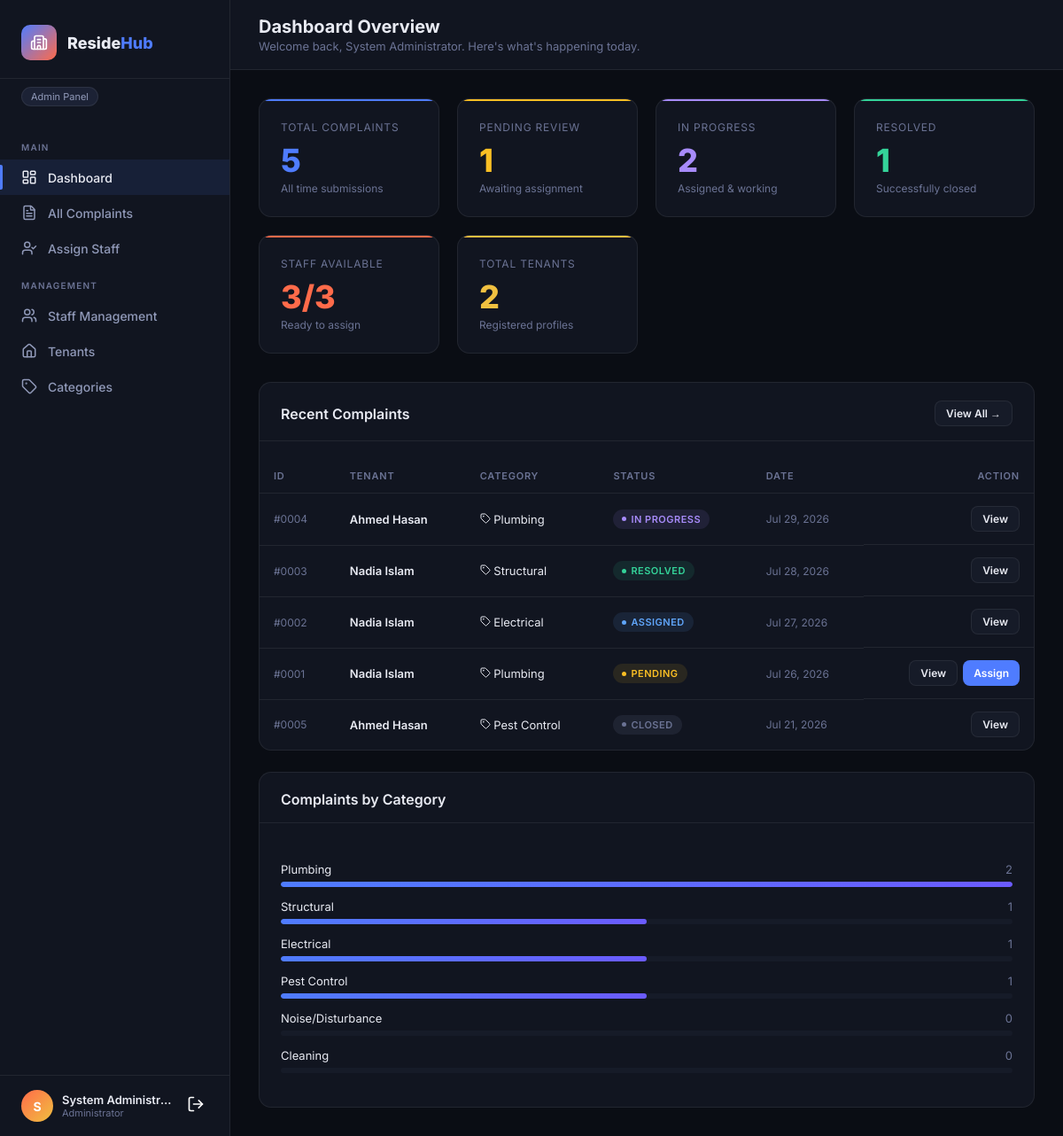
Page /admin/dashboard.php (signed in) on the committed database.
### tables this page shows
CREATE TABLE complaints (
    complaint_id INT AUTO_INCREMENT PRIMARY KEY,
    resident_id INT NOT NULL,
    category_name VARCHAR(100) DEFAULT NULL,
    complaint_title VARCHAR(200) NOT NULL,
    complaint_description TEXT NOT NULL,
    complaint_status ENUM('pending','assigned','in_progress','resolved','closed') DEFAULT 'pending',
    assigned_staff_id INT DEFAULT NULL,
    assigned_by INT DEFAULT NULL,
    assigned_at TIMESTAMP NULL DEFAULT NULL,
    progress_note TEXT,
    updated_by INT DEFAULT NULL,
    updated_at TIMESTAMP DEFAULT CURRENT_TIMESTAMP ON UPDATE CURRENT_TIMESTAMP,
    submitted_at TIMESTAMP DEFAULT CURRENT_TIMESTAMP,
    FOREIGN KEY (resident_id) REFERENCES resident_profiles(resident_id) ON DELETE CASCADE,
    FOREIGN KEY (assigned_staff_id) REFERENCES service_staff_profiles(staff_id) ON DELETE SET NULL,
    FOREIGN KEY (assigned_by) REFERENCES users(user_id) ON DELETE SET NULL,
    FOREIGN KEY (updated_by) REFERENCES users(user_id) ON DELETE SET NULL
);

CREATE TABLE users (
    user_id INT AUTO_INCREMENT PRIMARY KEY,
    full_name VARCHAR(100) NOT NULL,
    email VARCHAR(100) NOT NULL UNIQUE,
    password VARCHAR(255) NOT NULL,
    phone VARCHAR(20),
    role ENUM('admin','staff','resident') NOT NULL DEFAULT 'resident',
    created_at TIMESTAMP DEFAULT CURRENT_TIMESTAMP
);

### includes/config.php (called while the page is built, shortened)
<?php
function currentUser(): ?array
{
    return [
        'id' => $_SESSION['user_id'],
        'user_id' => $_SESSION['user_id'],
        'full_name' => $_SESSION['full_name'] ?? '',
        'name' => $_SESSION['full_name'] ?? '',
        'email' => $_SESSION['email'] ?? '',
        'role' => $_SESSION['role'] ?? '',
        'profile_id' => $_SESSION['profile_id'] ?? null,
    ];
}

### admin/dashboard.php (the view, shortened to what this page needs)
<?php
require_once '../includes/config.php';
$user = currentUser();
$db = getDB();
$totalComplaints = $db->query("SELECT COUNT(*) FROM complaints")->fetchColumn();
$pending         = $db->query("SELECT COUNT(*) FROM complaints WHERE complaint_status='pending'")->fetchColumn();
$inProgress      = $db->query("SELECT COUNT(*) FROM complaints WHERE complaint_status IN ('assigned','in_progress')")->fetchColumn();
$resolved        = $db->query("SELECT COUNT(*) FROM complaints WHERE complaint_status='resolved'")->fetchColumn();
$totalStaff      = $db->query("SELECT COUNT(*) FROM service_staff_profiles")->fetchColumn();
$availableStaff  = $db->query("SELECT COUNT(*) FROM service_staff_profiles WHERE available_status='available'")->fetchColumn();
$totalTenants  = $db->query("SELECT COUNT(*) FROM resident_profiles")->fetchColumn();
$recentComplaints = $db->query("
  SELECT c.*, u.full_name AS resident_name,
         rp.apartment_number
  FROM complaints c
  JOIN resident_profiles rp ON c.resident_id = rp.resident_id
  JOIN users u ON rp.user_id = u.user_id
  ORDER BY c.submitted_at DESC LIMIT 8
")->fetchAll();
$catStats = $db->query("
  SELECT cc.category_name, COUNT(c.complaint_id) as cnt
  FROM complaint_categories cc
  LEFT JOIN complaints c ON cc.category_name = c.category_name
  GROUP BY cc.category_name
  ORDER BY cnt DESC LIMIT 6
")->fetchAll();
?>
<!DOCTYPE html>
<html lang="en">
<head>
<link rel="stylesheet" href="../assets/css/dashboard.css?v=<?= time() ?>">
</head>
<body>
<aside class="sidebar">
  <div class="sidebar-brand">
    <div class="sidebar-icon">
      <i data-lucide="building-2" width="20" height="20" style="color:#fff;"></i>
    </div>
    <div class="sidebar-name">Reside<span>Hub</span></div>
  </div>
  <div style="padding:0 24px 12px;margin-top:8px;">
    <span class="tag">Admin Panel</span>
  </div>
  <nav class="sidebar-nav">
    <div class="nav-section">Main</div>
    <a class="nav-item active" href="dashboard.php"><i data-lucide="layout-dashboard" width="18" height="18"></i> Dashboard</a>
    <a class="nav-item" href="complaints.php"><i data-lucide="file-text" width="18" height="18"></i> All Complaints</a>
    <a class="nav-item" href="assign.php"><i data-lucide="user-check" width="18" height="18"></i> Assign Staff</a>
    <div class="nav-section">Management</div>
    <a class="nav-item" href="staff.php"><i data-lucide="users" width="18" height="18"></i> Staff Management</a>
    <a class="nav-item" href="tenants.php"><i data-lucide="home" width="18" height="18"></i> Tenants</a>
    <a class="nav-item" href="categories.php"><i data-lucide="tag" width="18" height="18"></i> Categories</a>
  </nav>
  <div class="sidebar-footer">
    <div class="user-card">
      <div class="user-avatar"><?= strtoupper(substr($user['full_name'],0,1)) ?></div>
      <div class="user-info">
        <div class="user-name"><?= htmlspecialchars($user['full_name']) ?></div>
        <div class="user-email">Administrator</div>
      </div>
      <button class="logout-btn" onclick="logout()" title="Log out"><i data-lucide="log-out" width="20" height="20"></i></button>
    </div>
  </div>
</aside>
<div class="main-content">
  <div class="topbar">
    <div>
      <div class="page-title">Dashboard Overview</div>
      <div class="page-sub">Welcome back, <?= htmlspecialchars($user['full_name']) ?>. Here's what's happening today.</div>
    </div>
  </div>
  <div class="content-area">
    <div class="stats-grid">
      <div class="stat-card" style="--card-accent:var(--accent)">
        <div class="stat-label">Total Complaints</div>
        <div class="stat-num"><?= $totalComplaints ?></div>
        <div class="stat-change">All time submissions</div>
      </div>
      <div class="stat-card" style="--card-accent:var(--pending)">
        <div class="stat-label">Pending Review</div>
        <div class="stat-num"><?= $pending ?></div>
        <div class="stat-change">Awaiting assignment</div>
      </div>
      <div class="stat-card" style="--card-accent:var(--in_progress)">
        <div class="stat-label">In Progress</div>
        <div class="stat-num"><?= $inProgress ?></div>
        <div class="stat-change">Assigned & working</div>
      </div>
      <div class="stat-card" style="--card-accent:var(--success)">
        <div class="stat-label">Resolved</div>
        <div class="stat-num"><?= $resolved ?></div>
        <div class="stat-change">Successfully closed</div>
      </div>
      <div class="stat-card" style="--card-accent:var(--accent2)">
        <div class="stat-label">Staff Available</div>
        <div class="stat-num"><?= $availableStaff ?>/<?= $totalStaff ?></div>
        <div class="stat-change">Ready to assign</div>
      </div>
      <div class="stat-card" style="--card-accent:var(--gold)">
        <div class="stat-label">Total Tenants</div>
        <div class="stat-num"><?= $totalTenants ?></div>
        <div class="stat-change">Registered profiles</div>
      </div>
    </div>
    <div class="grid-2">
      <div class="card" style="grid-column: 1 / -1;">
        <div class="card-header">
          <div class="card-title">Recent Complaints</div>
          <a href="complaints.php" class="btn btn-secondary btn-sm">View All →</a>
        </div>
        <div class="table-wrap">
          <?php if (empty($recentComplaints)): ?>
            <div class="empty-state">
              <div class="empty-icon"><i data-lucide="inbox" width="32" height="32" style="color:var(--muted);"></i></div>
              <div class="empty-title">No complaints yet</div>
              <div class="empty-sub">Complaints submitted by tenants will appear here.</div>
            </div>
          <?php else: ?>
          <table>
            <thead>
              <tr>
                <th>ID</th>
                <th>Tenant</th>
                <th>Category</th>
                <th>Status</th>
                <th>Date</th>
                <th style="text-align:right;">Action</th>
              </tr>
            </thead>
            <tbody>
              <?php foreach ($recentComplaints as $c): ?>
              <tr>
                <td class="text-muted text-sm">#<?= str_pad($c['complaint_id'],4,'0',STR_PAD_LEFT) ?></td>
                <td class="fw-600"><?= htmlspecialchars($c['resident_name']) ?></td>
                <td>
                  <span class="category-badge">
                    <i data-lucide="tag" width="12" height="12"></i>
                    <?= htmlspecialchars($c['category_name'] ?? 'Uncategorized') ?>
                  </span>
                </td>
                <td><span class="badge badge-<?= $c['complaint_status'] ?>"><?= str_replace('_',' ',$c['complaint_status']) ?></span></td>
                <td class="text-muted text-sm"><?= date('M d, Y', strtotime($c['submitted_at'])) ?></td>
                <td style="display:flex;gap:6px;justify-content:flex-end;">
                  <a href="complaints.php?view=<?= $c['complaint_id'] ?>" class="btn btn-secondary btn-sm">View</a>
                  <?php if ($c['complaint_status'] === 'pending'): ?>
                  <a href="assign.php?complaint=<?= $c['complaint_id'] ?>" class="btn btn-primary btn-sm">Assign</a>
                  <?php endif; ?>
                </td>
              </tr>
              <?php endforeach; ?>
            </tbody>
          </table>
          <?php endif; ?>
        </div>
      </div>
    </div>
    <div class="card" style="margin-top:24px;">
      <div class="card-header"><div class="card-title">Complaints by Category</div></div>
      <div class="card-body">
        <?php
        $maxCat = max(array_column($catStats,'cnt') ?: [1]);
        foreach ($catStats as $cat):
          $pct = $maxCat > 0 ? round($cat['cnt']/$maxCat*100) : 0;
        ?>
        <div class="category-bar">
          <div class="cat-label">
            <span><?= htmlspecialchars($cat['category_name']) ?></span>
            <span class="text-muted"><?= $cat['cnt'] ?></span>
          </div>
          <div class="cat-track"><div class="cat-fill" data-w="<?= $pct ?>%" style="width:0"></div></div>
        </div>
        <?php endforeach; ?>
      </div>
    </div>
  </div>
</div>
</body>
</html>

### admin/dashboard.php (style rules this page uses)
.category-bar { margin-bottom: 14px; }
.cat-label { display:flex;justify-content:space-between;font-size:13px;margin-bottom:6px; }
.cat-track { height: 6px; background: var(--surface2); border-radius: 3px; overflow:hidden; }
.cat-fill { height: 100%; background: linear-gradient(90deg, var(--accent), #6b5bff); border-radius: 3px; transition: width 1s ease; }

### rows in the picture
complaints: complaint_id "0004", users.full_name "Ahmed Hasan", category_name "Plumbing", complaint_status "IN PROGRESS", submitted_at "Jul 29, 2026"
complaints: complaint_id "0003", users.full_name "Nadia Islam", category_name "Structural", complaint_status "RESOLVED", submitted_at "Jul 28, 2026"
complaints: complaint_id "0002", users.full_name "Nadia Islam", category_name "Electrical", complaint_status "ASSIGNED", submitted_at "Jul 27, 2026"
complaints: complaint_id "0001", updated_by.full_name "Nadia Islam", category_name "Plumbing", complaint_status "PENDING", submitted_at "Jul 26, 2026"
complaints: complaint_id "0005", users.full_name "Ahmed Hasan", category_name "Pest Control", complaint_status "CLOSED", submitted_at "Jul 21, 2026"

### other values in the picture
substr($user['full_name'],0,1) "S"
$user['full_name'] "System Administr…"
$user['full_name'] "System Administrator"
$totalComplaints "5"
$pending "1"
$inProgress "2"
$resolved "1"
$availableStaff "3"
$totalStaff "3"
$totalTenants "2"
$cat['category_name'] "Plumbing"
$cat['cnt'] "2"
$cat['category_name'] "Structural"
$cat['cnt'] "1"
$cat['category_name'] "Electrical"
